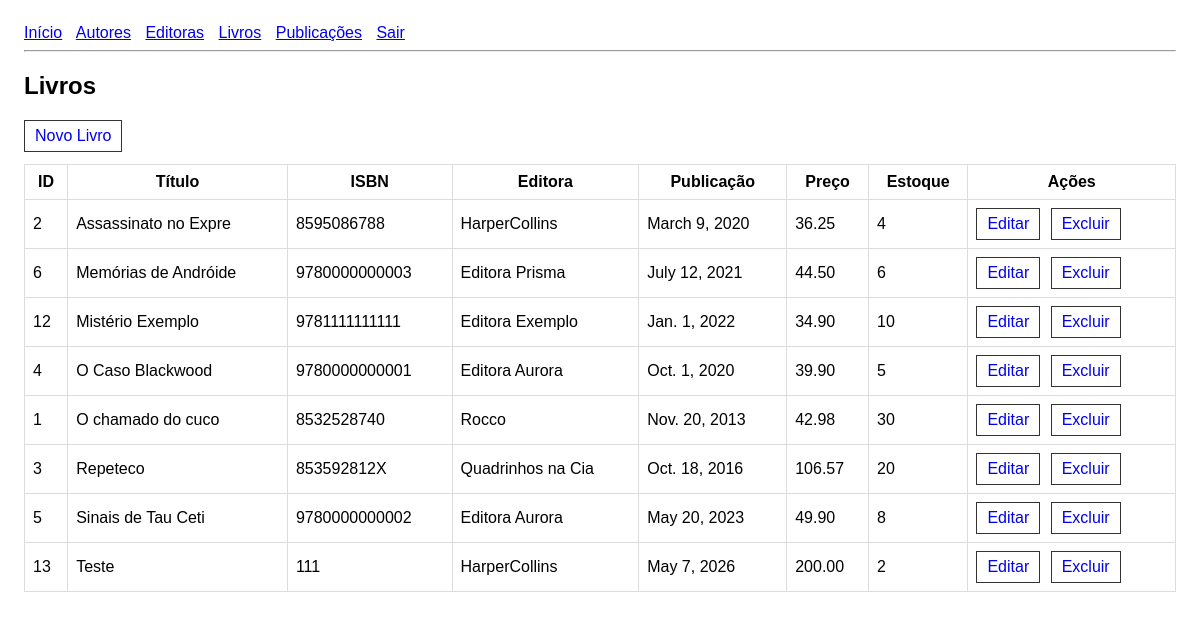
/edu/livros/ (signed in), run on the app's committed database.
### edu/models.py (models this page shows, shortened)
class Livro(models.Model):
    id = models.AutoField(primary_key=True)
    isbn = models.CharField(max_length=13, unique=True, null=False, blank=False)
    titulo = models.CharField(max_length=20, null=False, blank=False)
    publicacao = models.DateField(null=False, blank=False)
    preco = models.DecimalField(max_digits=6, decimal_places=2, null=False, blank=False)
    estoque = models.IntegerField(null=False, blank=False)
    editora = models.ForeignKey(Editora, on_delete=models.CASCADE)

class Editora(models.Model):
    id = models.AutoField(primary_key=True)
    nome = models.CharField(max_length=100, unique=True, null=False, blank=False)

### edu/views.py (the view)
# urls.py: path("livros/", views.livro_list, name="livro_list"),
def livro_list(request):
    livros_qs = Livro.objects.select_related("editora").all().order_by("titulo")
    paginator = Paginator(livros_qs, 10)  # livros por página
    page_number = request.GET.get("page")
    livros = paginator.get_page(page_number)
    return render(request, "edu/livro/list.html", {"livros": livros})

### edu/templates/edu/livro/list.html (shortened to what this page needs)
{% extends "edu/base.html" %}
{% block content %}
<h2>Livros</h2>
<a class="btn" href="{% url 'livro_create' %}">Novo Livro</a>
<table>
    <thead>
        <tr>
            <th>ID</th>
            <th>Título</th>
            <th>ISBN</th>
            <th>Editora</th>
            <th>Publicação</th>
            <th>Preço</th>
            <th>Estoque</th>
            <th>Ações</th>
        </tr>
    </thead>
    <tbody>
    {% for livro in livros %}
        <tr>
            <td>{{ livro.id }}</td>
            <td>{{ livro.titulo }}</td>
            <td>{{ livro.isbn }}</td>
            <td>{{ livro.editora.nome }}</td>
            <td>{{ livro.publicacao }}</td>
            <td>{{ livro.preco }}</td>
            <td>{{ livro.estoque }}</td>
            <td>
                <a class="btn" href="{% url 'livro_update' livro.id %}">Editar</a>
                <a class="btn" href="{% url 'livro_delete' livro.id %}">Excluir</a>
            </td>
        </tr>
    {% empty %}
        <tr><td colspan="8">Nenhum livro cadastrado.</td></tr>
    {% endfor %}
    </tbody>
</table>
{% endblock %}

### edu/templates/edu/base.html (style rules this page uses)
body { font-family: Arial, sans-serif; margin: 24px; }
table { border-collapse: collapse; width: 100%; margin-top: 12px; }
th, td { border: 1px solid #ddd; padding: 8px; }
.btn { display: inline-block; padding: 6px 10px; border: 1px solid #333; text-decoration: none; margin-right: 6px; }

### data on the page
Livro: id "2", titulo "Assassinato no Expre", isbn "8595086788", editora.nome "HarperCollins", publicacao "March 9, 2020", preco "36.25", estoque "4"
Livro: id "6", titulo "Memórias de Andróide", isbn "9780000000003", editora.nome "Editora Prisma", publicacao "July 12, 2021", preco "44.50", estoque "6"
Livro: id "12", titulo "Mistério Exemplo", isbn "9781111111111", editora.nome "Editora Exemplo", publicacao "Jan. 1, 2022", preco "34.90", estoque "10"
Livro: id "4", titulo "O Caso Blackwood", isbn "9780000000001", editora.nome "Editora Aurora", publicacao "Oct. 1, 2020", preco "39.90", estoque "5"
Livro: id "1", titulo "O chamado do cuco", isbn "8532528740", editora.nome "Rocco", publicacao "Nov. 20, 2013", preco "42.98", estoque "30"
Livro: id "3", titulo "Repeteco", isbn "853592812X", editora.nome "Quadrinhos na Cia", publicacao "Oct. 18, 2016", preco "106.57", estoque "20"
Livro: id "5", titulo "Sinais de Tau Ceti", isbn "9780000000002", editora.nome "Editora Aurora", publicacao "May 20, 2023", preco "49.90", estoque "8"
Livro: id "13", titulo "Teste", isbn "111", editora.nome "HarperCollins", publicacao "May 7, 2026", preco "200.00", estoque "2"
